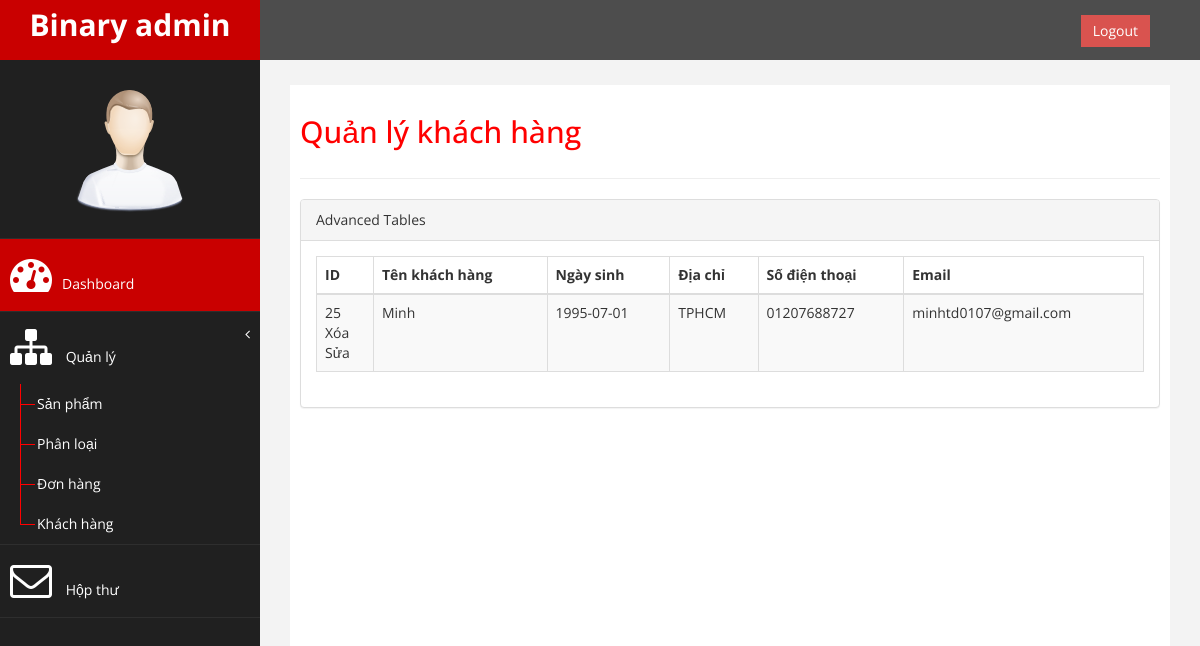
The page /admin/user (signed in) on the database its author committed.
### tables this page shows
CREATE TABLE `user` (
  `id` int(11) NOT NULL,
  `name` varchar(16) NOT NULL,
  `username` varchar(32) NOT NULL,
  `password` text NOT NULL,
  `dateOfBirth` date DEFAULT NULL,
  `address` varchar(255) DEFAULT NULL,
  `phoneNumber` varchar(16) DEFAULT NULL,
  `email` text
);

### class/database.class.php (called while the page is built, shortened)
<?php
  class database {
    protected $pdo;
    function __construct(){
      $this->pdo = new PDO("mysql:host=localhost; dbname=caycanh", "root", "");
      $this->pdo->query("set names 'utf8' ");
    }
    function query($sql, $arr=array()){
      $stm = $this->pdo->prepare($sql);
  		$stm->execute($arr);
  		return $stm->fetchAll(PDO::FETCH_ASSOC);
    }
  }
 ?>

### class/user.class.php (called while the page is built, shortened)
<?php
class User extends database
{
  public function get100Users($page = 0)
  {
    $rows = $this->query("SELECT * FROM user");
    $users = array();
		foreach ($rows as $r) {
			$user['id'] = $r['id'];
			$user['name'] = $r['name'];
			$user['dateOfBirth'] = $r['dateOfBirth'];
			$user['address'] = $r['address'];
			$user['phoneNumber'] = $r['phoneNumber'];
			$user['email'] = $r['email'];
			$users[] = $user;
		}
		return $users;
  }
}
?>

### admin/module/user/index.php (the view)
<div id="page-inner">
<div class="row">
    <div class="col-md-12">
      <h2>Quản lý khách hàng</h2>
    </div>
</div>
<hr />
<div class="row">
    <div class="col-md-12">
        <div class="panel panel-default">
            <div class="panel-heading">
                 Advanced Tables
            </div>
            <div class="panel-body">
                <div class="table-responsive">
                    <table class="table table-striped table-bordered table-hover" id="dataTables-example">
                        <thead>
                            <tr>
                                <th>ID</th>
                                <th>Tên khách hàng</th>
                                <th>Ngày sinh</th>
                                <th>Địa chỉ</th>
                                <th>Số điện thoại</th>
                                <th>Email</th>
                            </tr>
                        </thead>
                        <tbody>
                          <?php
                            $db = new User();
                            $users = $db->get100Users();
                            foreach ($users as $u) {
                              echo '<tr><td>'.$u['id'].'<div>Xóa</div><div>Sửa</div></td>';
                              echo '<td>'.$u['name'].'</td>';
                              echo '<td>'.$u['dateOfBirth'].'</td>';
                              echo '<td>'.$u['address'].'</td>';
                              echo '<td>'.$u['phoneNumber'].'</td>';
                              echo '<td>'.$u['email'].'</td></tr>';
                            }
                          ?>
                        </tbody>
                    </table>
                </div>
            </div>
        </div>
    </div>
</div>
</div>

### admin/assets/css/custom.css (style rules this page uses)
body { font-family: 'Open Sans', sans-serif; }
#page-inner { width:100%; margin:10px 20px 10px 0px; background-color:#fff!important; padding:10px; min-height:1200px; }
h2 { color: #f00; }

### rows shown on the page
user: id "25", name "Minh", dateOfBirth "1995-07-01", address "TPHCM", phoneNumber "01207688727", email "minhtd0107@gmail.com"
